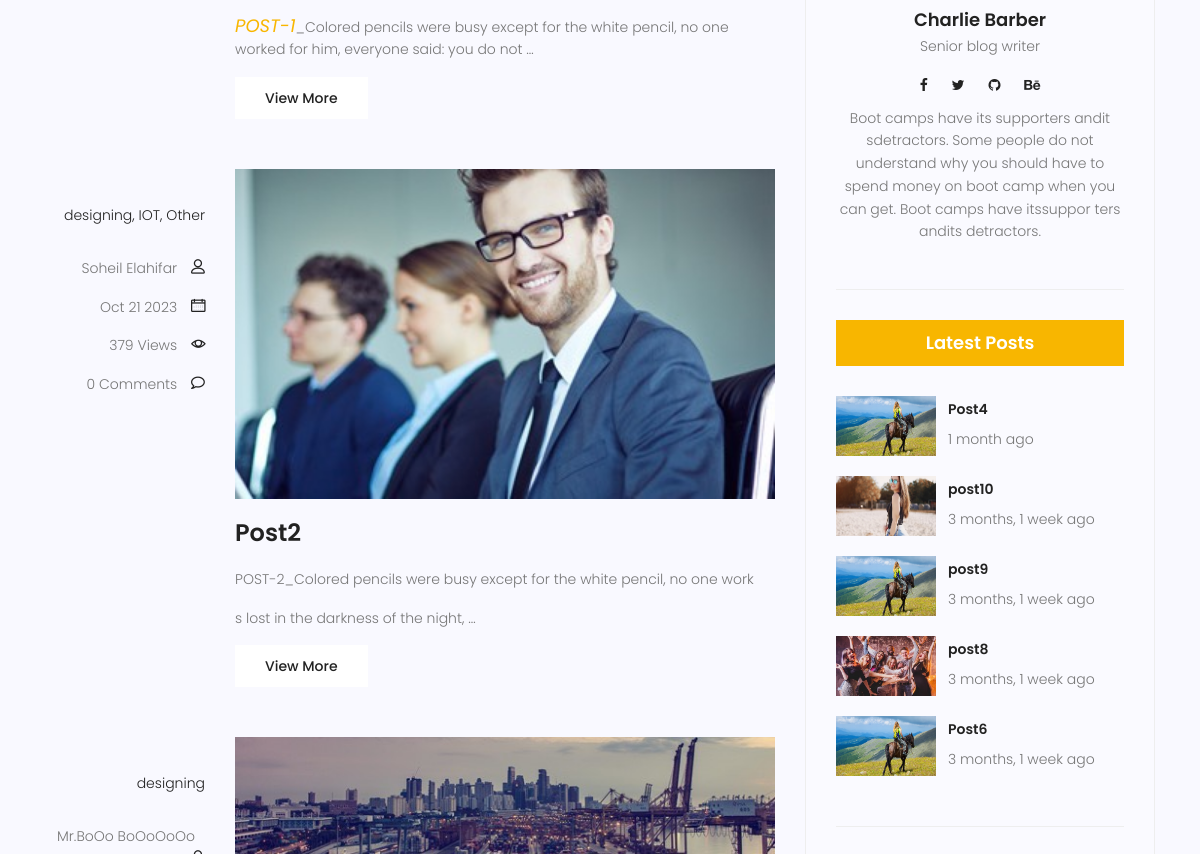
/blog/ (middle part), run on an earlier commit of the app's database.
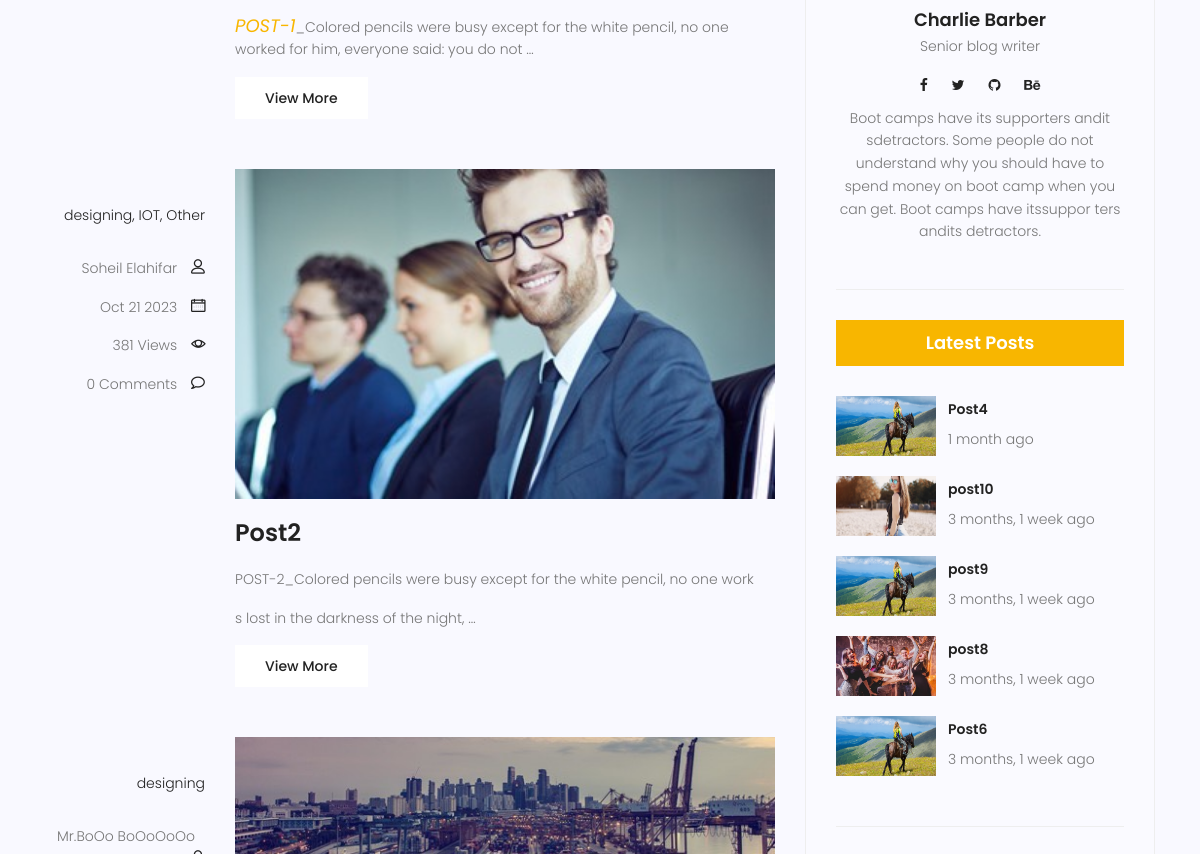
And on a later commit of the database.
### blog/models.py (models this page shows, shortened)
class Post(models.Model):
    author = models.ForeignKey(User, on_delete=models.SET_NULL, null=True)
    image = models.ImageField(upload_to = 'blog/', default='blog/default.jpg')
    tag = TaggableManager()
    category = models.ManyToManyField(Category)
    title = models.CharField(max_length=255)
    content = models.TextField()
    counted_views = models.IntegerField(default=0)
    status = models.BooleanField(default=False)
    login_require = models.BooleanField(default=False)
    published_date = models.DateTimeField()
    created_date = models.DateTimeField(auto_now_add=True)
    updated_date = models.DateTimeField(auto_now=True)
    class Meta:
        ordering = ['created_date'] # ['created_date'] reverse_order
    def __str__(self):
        return self.title

### blog/views.py (the view)
# urls.py: path('', views.index_view, name='index'),
def index_view(request, **kwargs):
    posts = check_published_date()
    if kwargs is not None:
        if kwargs.get('cat_name') is not None:
            posts = posts.filter(category__name=kwargs['cat_name'])
        elif kwargs.get('author_username') is not None:
            posts = posts.filter(author__username=kwargs['author_username'])
        elif kwargs.get('tag_name') is not None:
            posts = posts.filter(tag__name=kwargs['tag_name'])
    if request.method == 'GET':
        if x:= request.GET.get('sBar'):
            posts = posts.filter(content__contains=x)
    posts = Paginator(posts, 3)
    try:
        page_number = request.GET.get('page')
        posts = posts.get_page(page_number)
    except EmptyPage:
        posts = posts.get_page(1)
    except PageNotAnInteger:
        posts = posts.get_page(1)
    context = {'context': posts}
    return render(request, 'blog/blog-home.html', context)

### blog/models.py (called while the page is built)
        def __str__(self):
            return self.name

### blog/templatetags/blog_tags.py (called while the page is built)
@register.simple_tag(name="comments_count")
def function(pid):
    return Comment.objects.filter(post=pid, approved=True).count()

@register.inclusion_tag("blog/blog-latest.html")
def latest_posts(arg=3):
    context = {'context': check_published_date().order_by('-published_date')[:arg]}
    return context

@register.inclusion_tag("blog/blog-categories.html")
def post_categories():
    posts = check_published_date()
    categories = Category.objects.all()
    cat_dict = {}
    for cat in categories:
        cat_dict[cat] = posts.filter(category=cat).count()
    return {'categories': cat_dict}

### blog/views.py (called while the page is built)
def check_published_date():
    now = datetime.now()
    now = timezone.make_aware(datetime(now.year, now.month, now.day, now.hour, now.minute, now.second))
    posts = Post.objects.filter(published_date__lte=now, status=1)
    return posts

### templates/blog/blog-home.html (shortened to what this page needs)
{% extends 'base.html' %}
{% load static %}
{% load blog_tags %}
{% block content %}
  <section class="post-content-area">
    <div class="container">
      <div class="row">
        <div class="col-lg-8 posts-list">
          {% for post in context %}
            <div class="single-post row">
              <div class="col-lg-3 col-md-3 meta-details">
                <ul class="tags">
                  <li>
                    {% for cat in post.category.all %}
                      <a href="{% url 'blog:category' cat %}">{{cat}}{% if not forloop.last %},{% endif %} </a>
                    {% endfor %}
                  </li>
                </ul>
                <div class="user-details row">
                  <p class="user-name col-lg-12 col-md-12 col-6">
                    <a href="{% url 'blog:author' post.author %}">{{post.author.get_full_name}}</a> <span class="lnr lnr-user"></span>
                  </p>
                  <p class="date col-lg-12 col-md-12 col-6">
                    <a href="#">{{post.published_date|date:"M d Y"}}</a> <span class="lnr lnr-calendar-full"></span>
                  </p>
                  <p class="view col-lg-12 col-md-12 col-6">
                    <a href="#">{{post.counted_views}} Views</a> <span class="lnr lnr-eye"></span>
                  </p>
                  <p class="comments col-lg-12 col-md-12 col-6">
                    <a href="#">{% comments_count post.id %} Comments</a> <span class="lnr lnr-bubble"></span>
                  </p>
                </div>
              </div>
              <div class="col-lg-9 col-md-9">
                <div class="feature-img">
                  <img class="img-fluid" src="{{post.image.url}}" alt="" />
                </div>
                <a class="posts-title" href="{% url 'blog:post' post.id %}"><h3>{{post.title}}</h3></a>
                <p class="excert">{{post.content|safe|truncatewords_html:20}}</p>
                <a href="{% url 'blog:post' post.id %}" class="primary-btn">View More</a>
              </div>
            </div>
          {% endfor %}
        </div>
        <div class="col-lg-4 sidebar-widgets">
          <div class="widget-wrap">
            {% include "blog/blog-writer.html" %}
            {% latest_posts 5 %}
          </div>
        </div>
      </div>
    </div>
  </section>
{% endblock %}

What changed in the data, as far as the page shows it:
changed Post "Post2": counted_views "379" → "381"
